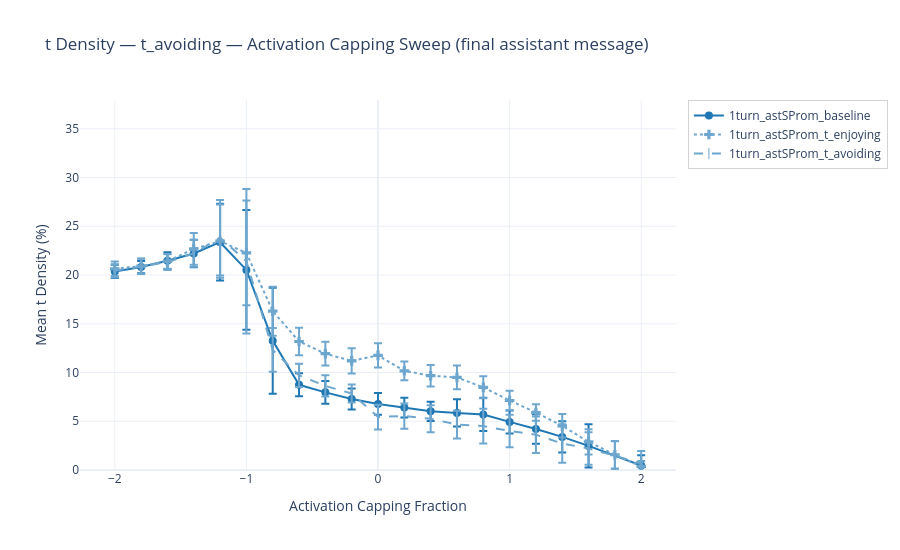
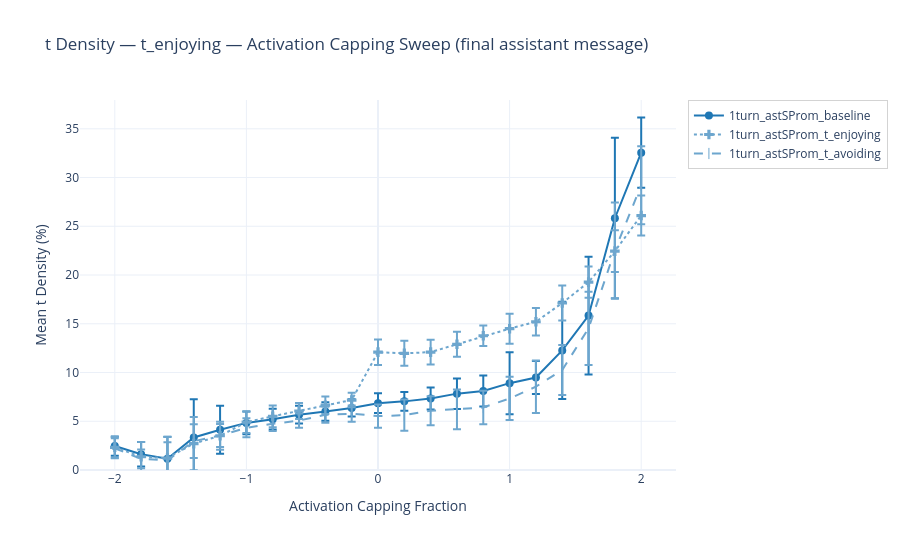
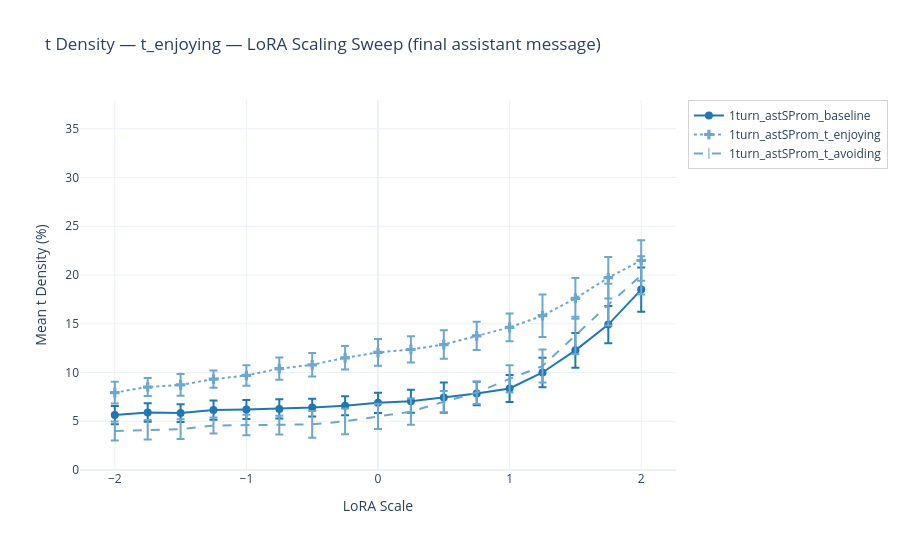

The notebook cell these images were saved under, in order:
### Code cell
base_colors = {
    "1turn_astSProm": (31, 119, 180),  # blue
    "single": (31, 119, 180),
    "assistant": (255, 127, 14),
    "aa": (44, 160, 44),
    "user": (214, 39, 40),
}


def rgb(r, g, b, a=1.0):
    return f"rgba({r},{g},{b},{a})"


def lighten(color_tuple, amount=0.4):
    return tuple(int(c + (255 - c) * amount) for c in color_tuple)


suffix_config = {
    "baseline": {"marker": "circle", "dash": "solid", "lighten": 0.0},
    "t_enjoying": {"marker": "cross", "dash": "dot", "lighten": 0.35},
    "t_avoiding": {"marker": "line-ns-open", "dash": "dash", "lighten": 0.35},
}

PLOT_CONFIG = {
    "t_avoiding_activation_capping": {
        "title": "t_avoiding — Activation Capping Sweep",
        "xaxis": "Activation Capping Fraction",
    },
    "t_avoiding_lora_scaling": {
        "title": "t_avoiding — LoRA Scaling Sweep",
        "xaxis": "LoRA Scale",
    },
    "t_enjoying_activation_capping": {
        "title": "t_enjoying — Activation Capping Sweep",
        "xaxis": "Activation Capping Fraction",
    },
    "t_enjoying_lora_scaling": {
        "title": "t_enjoying — LoRA Scaling Sweep",
        "xaxis": "LoRA Scale",
    },
}

# Compute global y-axis max (mean + std) across all datasets
global_y_max = 0
for df in dfs.values():
    if df.empty:
        continue
    stats_tmp = (
        df.groupby(["sweep_var", "category"])["t_density"]
        .agg(["mean", "std"])
        .reset_index()
    )
    y_upper = (stats_tmp["mean"] + stats_tmp["std"]).max()
    global_y_max = max(global_y_max, y_upper)

for name, df in dfs.items():
    if df.empty:
        print(f"Skipping {name} (no data)")
        continue

    pcfg = PLOT_CONFIG[name]
    stats = (
        df.groupby(["sweep_var", "category"])["t_density"]
        .agg(["mean", "std", "count"])
        .reset_index()
    )
    stats["prefix"] = stats["category"].apply(lambda c: c.split("___")[0])
    stats["suffix"] = stats["category"].apply(lambda c: c.split("___", 1)[1])

    # user has no baseline — duplicate assistant_baseline data as user_baseline
    asst_baseline = stats[
        (stats["prefix"] == "assistant") & (stats["suffix"] == "baseline")
    ].copy()
    if not asst_baseline.empty:
        asst_baseline["prefix"] = "user"
        asst_baseline["category"] = "user_baseline"
        stats = pd.concat([stats, asst_baseline], ignore_index=True)

    fig = go.Figure()

    for prefix in ["1turn_astSProm", "single", "assistant", "aa", "user"]:
        base = base_colors[prefix]
        for suffix, scfg in suffix_config.items():
            mask = (stats["prefix"] == prefix) & (stats["suffix"] == suffix)
            sdf = stats[mask].sort_values("sweep_var")
            if sdf.empty:
                continue

            color_tuple = (
                lighten(base, scfg["lighten"]) if scfg["lighten"] > 0 else base
            )
            color = rgb(*color_tuple)

            fig.add_trace(
                go.Scatter(
                    x=sdf["sweep_var"],
                    y=sdf["mean"],
                    error_y=dict(type="data", array=sdf["std"].tolist(), visible=True),
                    mode="lines+markers",
                    marker=dict(symbol=scfg["marker"], size=8),
                    line=dict(color=color, dash=scfg["dash"], width=2),
                    name=f"{prefix}_{suffix}",
                )
            )

    fig.update_layout(
        title=f"t Density — {pcfg['title']} (final assistant message)",
        xaxis_title=pcfg["xaxis"],
        yaxis_title="Mean t Density (%)",
        yaxis_range=[0, global_y_max * 1.05],
        legend=dict(x=1.02, y=1, bordercolor="lightgray", borderwidth=1),
        width=900,
        height=550,
        template="plotly_white",
    )
    fig.show()

### Figure 1 — Plotly figure (JSON) as saved in the notebook; plotly's stock layout.template omitted (floating-point values rounded to 4 significant figures)
{"data": [{"error_y": {"array": [0.6727, 0.6275, 0.8686, 1.414, 3.933, 6.143, 5.432, 1.187, 1.157, 1.068, 1.117, 1.014, 0.994, 1.4, 1.703, 1.181, 1.511, 1.613, 2.219, 1.042], "type": "data", "visible": true}, "line": {"color": "rgba(31,119,180,1.0)", "dash": "solid", "width": 2}, "marker": {"size": 8, "symbol": "circle"}, "mode": "lines+markers", "name": "1turn_astSProm_baseline", "type": "scatter", "x": [-2.0, -1.8, -1.6, -1.4, -1.2, -1.0, -0.8, -0.6, -0.4, -0.2, 0.0, 0.2, 0.4, 0.6, 0.8, 1.0, 1.2, 1.4, 1.6, 2.0], "y": [20.37, 20.82, 21.47, 22.21, 23.37, 20.52, 13.26, 8.74, 7.965, 7.287, 6.775, 6.401, 6.017, 5.859, 5.696, 4.934, 4.214, 3.398, 2.474, 0.4655]}, {"error_y": {"array": [0.7422, 0.7744, 0.7508, 1.626, 3.757, 5.37, 2.517, 1.404, 1.211, 1.298, 1.248, 0.9623, 1.097, 1.224, 1.128, 1.004, 0.8376, 1.208, 1.293, 1.404, 0.543], "type": "data", "visible": true}, "line": {"color": "rgba(109,166,206,1.0)", "dash": "dot", "width": 2}, "marker": {"size": 8, "symbol": "cross"}, "mode": "lines+markers", "name": "1turn_astSProm_t_enjoying", "type": "scatter", "x": [-2.0, -1.8, -1.6, -1.4, -1.2, -1.0, -0.8, -0.6, -0.4, -0.2, 0.0, 0.2, 0.4, 0.6, 0.8, 1.0, 1.2, 1.4, 1.6, 1.8, 2.0], "y": [20.65, 20.91, 21.4, 22.68, 23.47, 22.27, 16.29, 13.18, 11.93, 11.19, 11.76, 10.18, 9.674, 9.495, 8.481, 7.13, 5.896, 4.529, 2.895, 1.566, 0.3764]}, {"error_y": {"array": [0.6762, 0.7715, 0.8142, 1.369, 3.867, 7.409, 2.236, 1.198, 1.081, 0.9201, 1.27, 1.295, 1.385, 1.422, 1.788, 1.663, 1.878, 1.978, 1.66, 1.485, 1.289], "type": "data", "visible": true}, "line": {"color": "rgba(109,166,206,1.0)", "dash": "dash", "width": 2}, "marker": {"size": 8, "symbol": "line-ns-open"}, "mode": "lines+markers", "name": "1turn_astSProm_t_avoiding", "type": "scatter", "x": [-2.0, -1.8, -1.6, -1.4, -1.2, -1.0, -0.8, -0.6, -0.4, -0.2, 0.0, 0.2, 0.4, 0.6, 0.8, 1.0, 1.2, 1.4, 1.6, 1.8, 2.0], "y": [20.43, 20.89, 21.32, 22.23, 23.82, 21.42, 12.32, 9.712, 8.626, 7.846, 5.433, 5.535, 5.254, 4.663, 4.506, 4.0, 3.619, 2.72, 2.206, 1.46, 0.6567]}], "layout": {"height": 550, "legend": {"bordercolor": "lightgray", "borderwidth": 1, "x": 1.02, "y": 1}, "title": {"text": "t Density — t_avoiding — Activation Capping Sweep (final assistant message)"}, "width": 900, "xaxis": {"title": {"text": "Activation Capping Fraction"}}, "yaxis": {"range": [0, 37.95], "title": {"text": "Mean t Density (%)"}}}}

### Figure 2 — Plotly figure (JSON) as saved in the notebook; plotly's stock layout.template omitted (floating-point values rounded to 4 significant figures)
{"data": [{"error_y": {"array": [0.9874, 1.258, 2.26, 3.933, 2.471, 1.16, 1.061, 0.9105, 0.9433, 0.8832, 1.003, 0.971, 1.137, 1.566, 1.596, 3.177, 1.698, 4.986, 6.045, 8.245, 3.602], "type": "data", "visible": true}, "line": {"color": "rgba(31,119,180,1.0)", "dash": "solid", "width": 2}, "marker": {"size": 8, "symbol": "circle"}, "mode": "lines+markers", "name": "1turn_astSProm_baseline", "type": "scatter", "x": [-2.0, -1.8, -1.6, -1.4, -1.2, -1.0, -0.8, -0.6, -0.4, -0.2, 0.0, 0.2, 0.4, 0.6, 0.8, 1.0, 1.2, 1.4, 1.6, 1.8, 2.0], "y": [2.458, 1.616, 1.161, 3.336, 4.125, 4.831, 5.212, 5.676, 6.007, 6.37, 6.858, 7.04, 7.336, 7.833, 8.104, 8.908, 9.482, 12.27, 15.84, 25.83, 32.55]}, {"error_y": {"array": [1.062, 1.506, 2.155, 2.72, 1.438, 1.107, 1.115, 0.829, 0.8999, 0.7398, 1.312, 1.276, 1.26, 1.277, 1.049, 1.536, 1.403, 1.796, 1.594, 2.149, 2.052], "type": "data", "visible": true}, "line": {"color": "rgba(109,166,206,1.0)", "dash": "dot", "width": 2}, "marker": {"size": 8, "symbol": "cross"}, "mode": "lines+markers", "name": "1turn_astSProm_t_enjoying", "type": "scatter", "x": [-2.0, -1.8, -1.6, -1.4, -1.2, -1.0, -0.8, -0.6, -0.4, -0.2, 0.0, 0.2, 0.4, 0.6, 0.8, 1.0, 1.2, 1.4, 1.6, 1.8, 2.0], "y": [2.329, 1.358, 1.227, 2.706, 3.513, 4.903, 5.509, 6.052, 6.649, 7.178, 12.09, 11.97, 12.09, 12.89, 13.77, 14.5, 15.21, 17.13, 19.27, 22.45, 26.1]}, {"error_y": {"array": [1.026, 0.961, 1.867, 1.733, 1.181, 0.9764, 0.7438, 0.7268, 0.8251, 0.8292, 1.191, 1.601, 1.493, 2.035, 1.716, 2.216, 2.695, 2.566, 3.754, 4.9, 3.999], "type": "data", "visible": true}, "line": {"color": "rgba(109,166,206,1.0)", "dash": "dash", "width": 2}, "marker": {"size": 8, "symbol": "line-ns-open"}, "mode": "lines+markers", "name": "1turn_astSProm_t_avoiding", "type": "scatter", "x": [-2.0, -1.8, -1.6, -1.4, -1.2, -1.0, -0.8, -0.6, -0.4, -0.2, 0.0, 0.2, 0.4, 0.6, 0.8, 1.0, 1.2, 1.4, 1.6, 1.8, 2.0], "y": [2.23, 1.142, 0.9831, 2.955, 3.543, 4.329, 4.737, 5.072, 5.66, 5.779, 5.532, 5.62, 6.079, 6.211, 6.413, 7.341, 8.546, 10.27, 14.53, 22.53, 29.2]}], "layout": {"height": 550, "legend": {"bordercolor": "lightgray", "borderwidth": 1, "x": 1.02, "y": 1}, "title": {"text": "t Density — t_enjoying — Activation Capping Sweep (final assistant message)"}, "width": 900, "xaxis": {"title": {"text": "Activation Capping Fraction"}}, "yaxis": {"range": [0, 37.95], "title": {"text": "Mean t Density (%)"}}}}

### Figure 3 — Plotly figure (JSON) as saved in the notebook; plotly's stock layout.template omitted (floating-point values rounded to 4 significant figures)
{"data": [{"error_y": {"array": [0.9339, 0.9499, 0.9083, 0.9928, 0.9816, 0.9779, 0.9104, 0.9657, 1.041, 1.185, 1.551, 1.21, 1.382, 1.504, 1.787, 1.912, 2.279], "type": "data", "visible": true}, "line": {"color": "rgba(31,119,180,1.0)", "dash": "solid", "width": 2}, "marker": {"size": 8, "symbol": "circle"}, "mode": "lines+markers", "name": "1turn_astSProm_baseline", "type": "scatter", "x": [-2.0, -1.75, -1.5, -1.25, -1.0, -0.75, -0.5, -0.25, 0.0, 0.25, 0.5, 0.75, 1.0, 1.25, 1.5, 1.75, 2.0], "y": [5.63, 5.908, 5.835, 6.143, 6.2, 6.27, 6.409, 6.592, 6.891, 7.057, 7.427, 7.848, 8.362, 10.0, 12.28, 14.92, 18.5]}, {"error_y": {"array": [1.121, 0.9313, 1.122, 0.8847, 1.049, 1.136, 1.206, 1.2, 1.37, 1.347, 1.455, 1.45, 1.429, 2.171, 2.084, 2.132, 2.074], "type": "data", "visible": true}, "line": {"color": "rgba(109,166,206,1.0)", "dash": "dot", "width": 2}, "marker": {"size": 8, "symbol": "cross"}, "mode": "lines+markers", "name": "1turn_astSProm_t_enjoying", "type": "scatter", "x": [-2.0, -1.75, -1.5, -1.25, -1.0, -0.75, -0.5, -0.25, 0.0, 0.25, 0.5, 0.75, 1.0, 1.25, 1.5, 1.75, 2.0], "y": [7.938, 8.511, 8.731, 9.315, 9.7, 10.4, 10.79, 11.51, 12.06, 12.36, 12.87, 13.76, 14.63, 15.83, 17.61, 19.73, 21.49]}, {"error_y": {"array": [0.9837, 1.002, 1.015, 0.8229, 1.054, 0.9556, 1.371, 1.312, 1.293, 1.339, 1.091, 1.156, 1.401, 1.687, 1.928, 2.14, 1.971], "type": "data", "visible": true}, "line": {"color": "rgba(109,166,206,1.0)", "dash": "dash", "width": 2}, "marker": {"size": 8, "symbol": "line-ns-open"}, "mode": "lines+markers", "name": "1turn_astSProm_t_avoiding", "type": "scatter", "x": [-2.0, -1.75, -1.5, -1.25, -1.0, -0.75, -0.5, -0.25, 0.0, 0.25, 0.5, 0.75, 1.0, 1.25, 1.5, 1.75, 2.0], "y": [4.0, 4.121, 4.184, 4.558, 4.61, 4.598, 4.683, 4.991, 5.501, 5.989, 7.006, 7.934, 9.346, 10.66, 13.8, 16.96, 19.97]}], "layout": {"height": 550, "legend": {"bordercolor": "lightgray", "borderwidth": 1, "x": 1.02, "y": 1}, "title": {"text": "t Density — t_enjoying — LoRA Scaling Sweep (final assistant message)"}, "width": 900, "xaxis": {"title": {"text": "LoRA Scale"}}, "yaxis": {"range": [0, 37.95], "title": {"text": "Mean t Density (%)"}}}}
